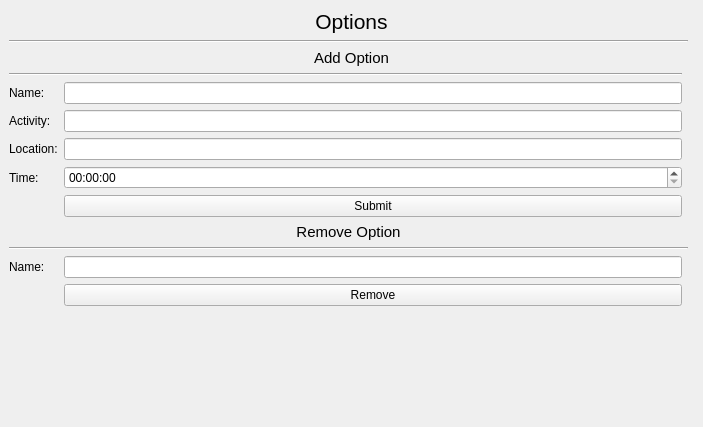
<?xml version="1.0" encoding="UTF-8"?>
<ui version="4.0">
 <class>PopWindow</class>
 <widget class="QMainWindow" name="PopWindow">
  <property name="geometry">
   <rect>
    <x>0</x>
    <y>0</y>
    <width>703</width>
    <height>427</height>
   </rect>
  </property>
  <property name="windowTitle">
   <string>Create a Group</string>
  </property>
  <widget class="QWidget" name="centralwidget">
   <layout class="QGridLayout" name="gridLayout">
    <item row="2" column="0" colspan="4">
     <widget class="QLabel" name="option_addl">
      <property name="font">
       <font>
        <pointsize>11</pointsize>
       </font>
      </property>
      <property name="text">
       <string>Add Option</string>
      </property>
      <property name="alignment">
       <set>Qt::AlignCenter</set>
      </property>
     </widget>
    </item>
    <item row="7" column="0">
     <widget class="QLabel" name="option_timel">
      <property name="text">
       <string>Time:</string>
      </property>
     </widget>
    </item>
    <item row="0" column="0" colspan="4">
     <widget class="QLabel" name="options_title">
      <property name="font">
       <font>
        <pointsize>16</pointsize>
       </font>
      </property>
      <property name="text">
       <string>Options</string>
      </property>
      <property name="alignment">
       <set>Qt::AlignCenter</set>
      </property>
     </widget>
    </item>
    <item row="5" column="0">
     <widget class="QLabel" name="option_activityl">
      <property name="text">
       <string>Activity:</string>
      </property>
     </widget>
    </item>
    <item row="5" column="1">
     <widget class="QLineEdit" name="options_activity"/>
    </item>
    <item row="9" column="1">
     <widget class="QPushButton" name="submit_option">
      <property name="text">
       <string>Submit</string>
      </property>
     </widget>
    </item>
    <item row="6" column="0">
     <widget class="QLabel" name="option_locationl">
      <property name="text">
       <string>Location:</string>
      </property>
     </widget>
    </item>
    <item row="6" column="1">
     <widget class="QLineEdit" name="options_location"/>
    </item>
    <item row="11" column="0" colspan="3">
     <widget class="Line" name="option_line_2">
      <property name="orientation">
       <enum>Qt::Horizontal</enum>
      </property>
     </widget>
    </item>
    <item row="3" column="0" colspan="2">
     <widget class="Line" name="option_line">
      <property name="orientation">
       <enum>Qt::Horizontal</enum>
      </property>
     </widget>
    </item>
    <item row="13" column="1">
     <widget class="QPushButton" name="remove_option">
      <property name="text">
       <string>Remove</string>
      </property>
     </widget>
    </item>
    <item row="1" column="0" colspan="3">
     <widget class="Line" name="options_line_1">
      <property name="orientation">
       <enum>Qt::Horizontal</enum>
      </property>
     </widget>
    </item>
    <item row="10" column="0" colspan="3">
     <widget class="QLabel" name="option_removel">
      <property name="font">
       <font>
        <pointsize>11</pointsize>
       </font>
      </property>
      <property name="text">
       <string>Remove Option</string>
      </property>
      <property name="alignment">
       <set>Qt::AlignCenter</set>
      </property>
     </widget>
    </item>
    <item row="4" column="0">
     <widget class="QLabel" name="option_namel">
      <property name="text">
       <string>Name:</string>
      </property>
     </widget>
    </item>
    <item row="14" column="1">
     <spacer name="verticalSpacer">
      <property name="orientation">
       <enum>Qt::Vertical</enum>
      </property>
      <property name="sizeHint" stdset="0">
       <size>
        <width>20</width>
        <height>40</height>
       </size>
      </property>
     </spacer>
    </item>
    <item row="12" column="1">
     <widget class="QLineEdit" name="options_del_name"/>
    </item>
    <item row="4" column="1">
     <widget class="QLineEdit" name="options_name"/>
    </item>
    <item row="12" column="0">
     <widget class="QLabel" name="option_del_namel">
      <property name="text">
       <string>Name:</string>
      </property>
     </widget>
    </item>
    <item row="7" column="1">
     <widget class="QTimeEdit" name="timeEdit"/>
    </item>
   </layout>
  </widget>
 </widget>
 <resources/>
 <connections/>
</ui>
